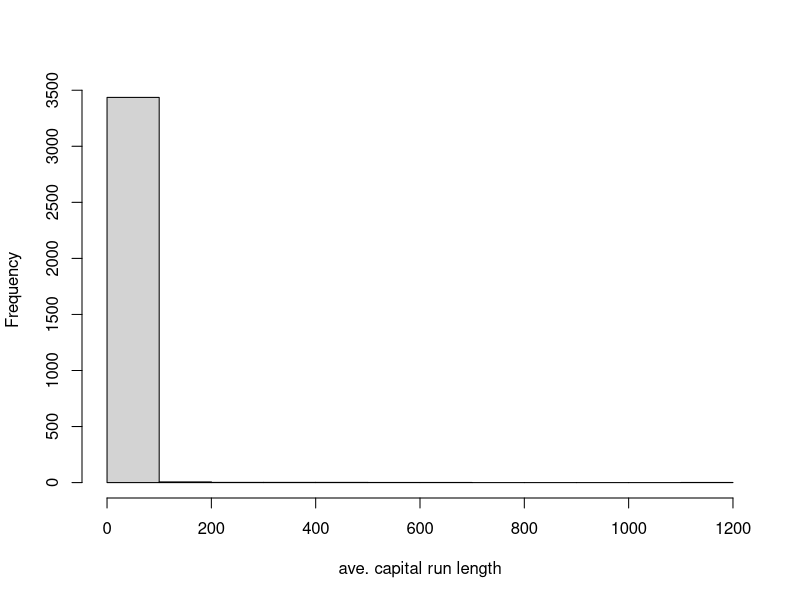
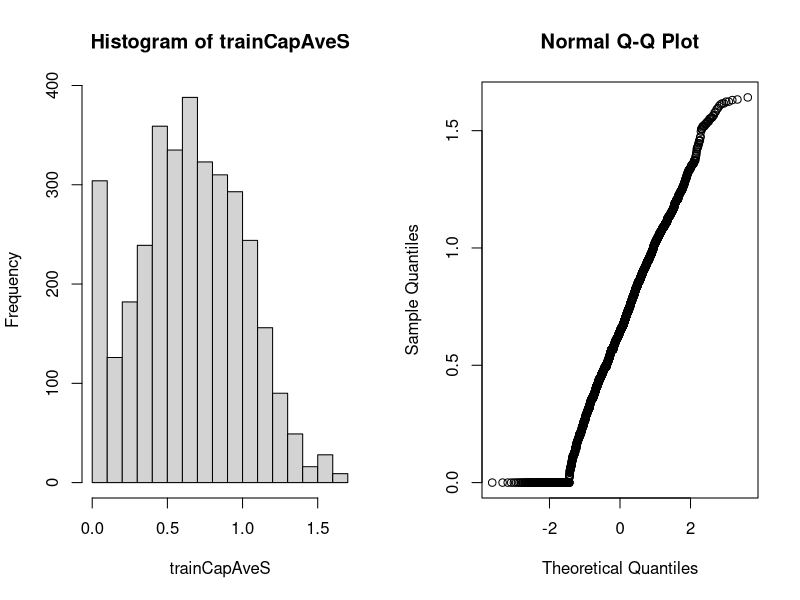

The R source for these figures, in order: (Note: this script raises an error after producing the figures.)
library(caret)
library(kernlab)
data(spam)
set.seed(12345)

inTrain <- createDataPartition(y = spam$type, p = 0.75, list = FALSE)
training <- spam[inTrain,]
testing <- spam[-inTrain,]

hist(training$capitalAve, main="", xlab = "ave. capital run length")

# standardize vairables by subtracting their mean and dividing by sd
# results in mean of 0 and SD of 1
trainCapAve <- training$capitalAve
trainCapAveS <- (trainCapAve - mean(trainCapAve))/sd(trainCapAve)
round(cbind(mean(trainCapAveS), sd(trainCapAveS)),4)

# for the test set, you must normalize using training mean and sd
testCapAve <- testing$capitalAve
testCapAveS <- (testCapAve - mean(trainCapAve))/sd(trainCapAve)
round(cbind(mean(testCapAveS), sd(testCapAveS)),4)

# or using R
# preProcess() will do the same process we just did above
preObj <- preProcess(training[,-58], method=c("center","scale")) # 58 is the actual column that we care about (the outome)
trainCapAveS <- predict(preObj, training[,-58])$capitalAve
round(cbind(mean(trainCapAveS), sd(trainCapAveS)),4)
# you can also apply this obj to the test set.
testCapAveS <- predict(preObj, testing[,-58])$capitalAve
round(cbind(mean(testCapAveS), sd(testCapAveS)),4)

# BoxCox takes contious data and try and make it look like normal data
preObj <- preProcess(training[,-58], method = c("BoxCox"))
trainCapAveS <- predict(preObj, training[,-58])$capitalAve
par(mfrow=c(1,2))
hist(trainCapAveS)
hist(qqnorm(trainCapAveS))

# imputing data (filling in missing data)

set.seed(13343)
# Make some values NA
training$capAve <- training$capitalAve
selectNA <- rbinom(dim(training)[1],size=1,prob=0.05)==1
training$capAve[selectNA] <- NA

# Impute and standardize
preObj <- preProcess(training[,-58],method="knnImpute") # knnImpute find the 10 nearest data vectors like the one with the missing value
capAve <- predict(preObj,training[,-58])$capAve # predict all the nearest values...

# Standardize true values
capAveTruth <- training$capitalAve
capAveTruth <- (capAveTruth-mean(capAveTruth))/sd(capAveTruth)
